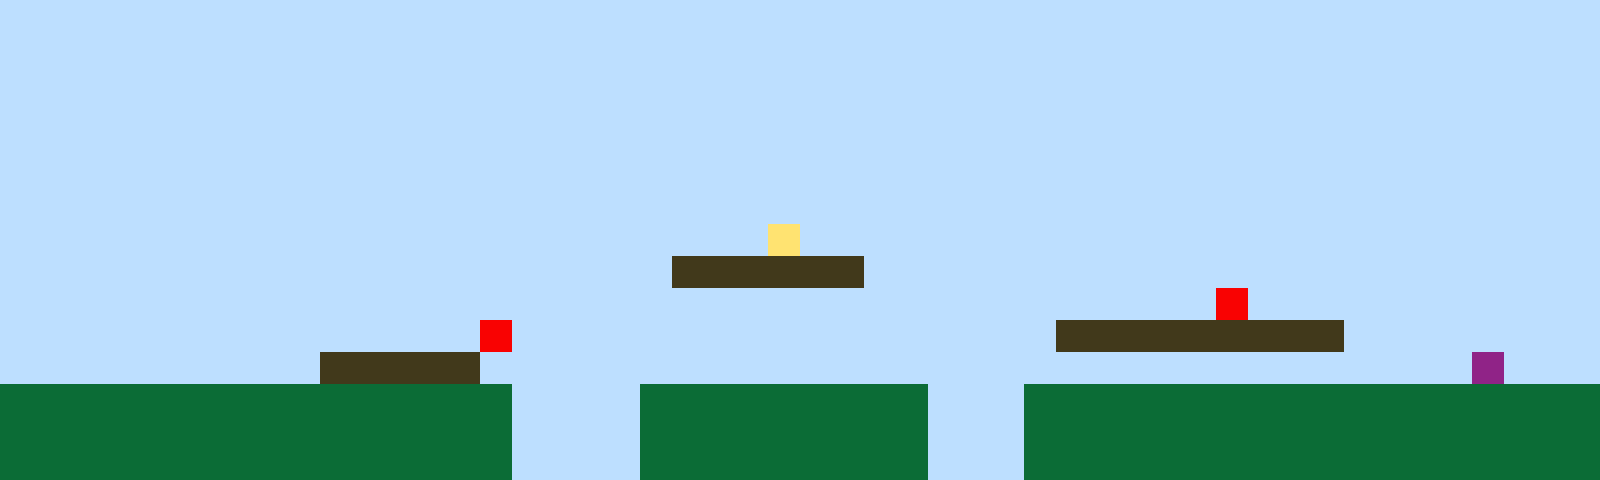

A level layout from a 2D game, rendered from its tile map. Below: a short description, then the map file with its tile-grid data intact:
An orthogonal 50x15 tile map with 32x32 px tiles, 1 tile layer (Tile Layer 1).

<map version="1.10" tiledversion="1.11.2" orientation="orthogonal" renderorder="right-up" width="50" height="15" tilewidth="32" tileheight="32" infinite="0" nextlayerid="2" nextobjectid="1"><editorsettings><export target="map1.csv" format="csv" /></editorsettings><tileset firstgid="1" name="sprites" tilewidth="32" tileheight="32" tilecount="6" columns="3"><image source="sprites.png" width="96" height="64" /></tileset><layer id="1" name="Tile Layer 1" width="50" height="15"><data encoding="csv">1,1,1,1,1,1,1,1,1,1,1,1,1,1,1,1,1,1,1,1,1,1,1,1,1,1,1,1,1,1,1,1,1,1,1,1,1,1,1,1,1,1,1,1,1,1,1,1,1,1,1,1,1,1,1,1,1,1,1,1,1,1,1,1,1,1,1,1,1,1,1,1,1,1,1,1,1,1,1,1,1,1,1,1,1,1,1,1,1,1,1,1,1,1,1,1,1,1,1,1,1,1,1,1,1,1,1,1,1,1,1,1,1,1,1,1,1,1,1,1,1,1,1,1,1,1,1,1,1,1,1,1,1,1,1,1,1,1,1,1,1,1,1,1,1,1,1,1,1,1,1,1,1,1,1,1,1,1,1,1,1,1,1,1,1,1,1,1,1,1,1,1,1,1,1,1,1,1,1,1,1,1,1,1,1,1,1,1,1,1,1,1,1,1,1,1,1,1,1,1,1,1,1,1,1,1,1,1,1,1,1,1,1,1,1,1,1,1,1,1,1,1,1,1,1,1,1,1,1,1,1,1,1,1,1,1,1,1,1,1,1,1,1,1,1,1,1,1,1,1,1,1,1,1,1,1,1,1,1,1,1,1,1,1,1,1,1,1,1,1,1,1,1,1,1,1,1,1,1,1,1,1,1,1,1,1,1,1,1,1,1,1,1,1,1,1,1,1,1,1,1,1,1,1,1,1,1,1,1,1,1,1,1,1,1,1,1,1,1,1,1,1,1,1,1,1,1,1,1,1,1,1,1,1,1,1,1,1,1,1,1,1,1,1,1,1,1,1,1,1,1,1,1,1,1,1,1,1,1,1,1,1,1,1,1,1,1,1,1,1,1,1,1,1,4,1,1,1,1,1,1,1,1,1,1,1,1,1,1,1,1,1,1,1,1,1,1,1,1,1,1,1,1,1,1,1,1,1,1,1,1,1,1,1,1,1,1,1,1,1,1,3,3,3,3,3,3,1,1,1,1,1,1,1,1,1,1,1,1,1,1,1,1,1,1,1,1,1,1,1,1,1,1,1,1,1,1,1,1,1,1,1,1,1,1,1,1,1,1,1,1,1,1,1,1,1,1,1,1,1,1,1,1,1,1,1,1,1,5,1,1,1,1,1,1,1,1,1,1,1,1,1,1,1,1,1,1,1,1,1,1,1,1,1,1,5,1,1,1,1,1,1,1,1,1,1,1,1,1,1,1,1,1,3,3,3,3,3,3,3,3,3,1,1,1,1,1,1,1,1,1,1,1,1,1,1,1,1,1,1,3,3,3,3,3,1,1,1,1,1,1,1,1,1,1,1,1,1,1,1,1,1,1,1,1,1,1,1,1,1,1,1,1,1,1,1,6,1,1,1,2,2,2,2,2,2,2,2,2,2,2,2,2,2,2,2,1,1,1,1,2,2,2,2,2,2,2,2,2,1,1,1,2,2,2,2,2,2,2,2,2,2,2,2,2,2,2,2,2,2,2,2,2,2,2,2,2,2,2,2,2,2,2,2,2,2,1,1,1,1,2,2,2,2,2,2,2,2,2,1,1,1,2,2,2,2,2,2,2,2,2,2,2,2,2,2,2,2,2,2,2,2,2,2,2,2,2,2,2,2,2,2,2,2,2,2,1,1,1,1,2,2,2,2,2,2,2,2,2,1,1,1,2,2,2,2,2,2,2,2,2,2,2,2,2,2,2,2,2,2</data></layer></map>
